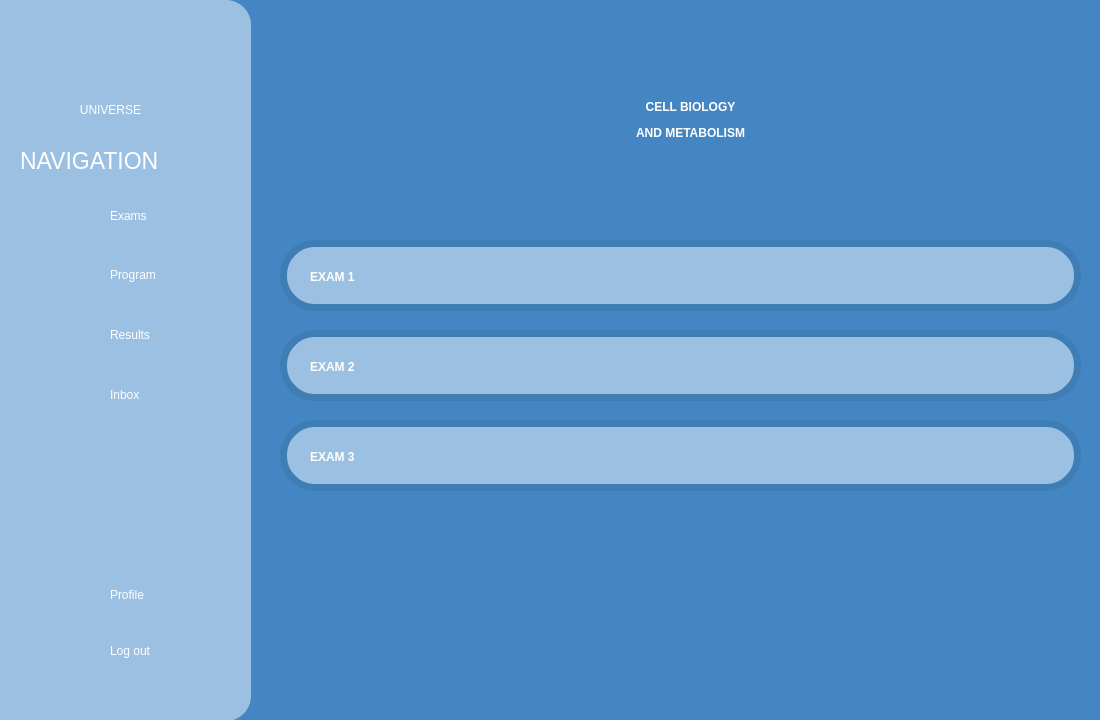
<?xml version="1.0" encoding="UTF-8"?>
<ui version="4.0">
 <class>cellBiology</class>
 <widget class="QWidget" name="cellBiology">
  <property name="geometry">
   <rect>
    <x>0</x>
    <y>0</y>
    <width>1100</width>
    <height>720</height>
   </rect>
  </property>
  <property name="windowTitle">
   <string>Form</string>
  </property>
  <widget class="QFrame" name="frame_2">
   <property name="geometry">
    <rect>
     <x>0</x>
     <y>0</y>
     <width>251</width>
     <height>721</height>
    </rect>
   </property>
   <property name="styleSheet">
    <string notr="true">background-color:rgb(155, 192, 226);
border:0px;
border-top-right-radius: 25px;
border-bottom-right-radius: 25px;</string>
   </property>
   <property name="frameShape">
    <enum>QFrame::Shape::StyledPanel</enum>
   </property>
   <property name="frameShadow">
    <enum>QFrame::Shadow::Raised</enum>
   </property>
   <widget class="QLabel" name="exams_Icon">
    <property name="geometry">
     <rect>
      <x>50</x>
      <y>190</y>
      <width>51</width>
      <height>51</height>
     </rect>
    </property>
    <property name="text">
     <string/>
    </property>
    <property name="pixmap">
     <pixmap>../assets/images/exams_icon.png</pixmap>
    </property>
    <property name="scaledContents">
     <bool>true</bool>
    </property>
   </widget>
   <widget class="QLabel" name="program_Icon">
    <property name="geometry">
     <rect>
      <x>50</x>
      <y>250</y>
      <width>51</width>
      <height>51</height>
     </rect>
    </property>
    <property name="text">
     <string/>
    </property>
    <property name="pixmap">
     <pixmap>../assets/images/program_icon.png</pixmap>
    </property>
    <property name="scaledContents">
     <bool>true</bool>
    </property>
   </widget>
   <widget class="QLabel" name="results_Icon">
    <property name="geometry">
     <rect>
      <x>50</x>
      <y>310</y>
      <width>51</width>
      <height>51</height>
     </rect>
    </property>
    <property name="text">
     <string/>
    </property>
    <property name="pixmap">
     <pixmap>../assets/images/results_icon.png</pixmap>
    </property>
    <property name="scaledContents">
     <bool>true</bool>
    </property>
   </widget>
   <widget class="QLabel" name="inbox_Icon">
    <property name="geometry">
     <rect>
      <x>50</x>
      <y>370</y>
      <width>51</width>
      <height>51</height>
     </rect>
    </property>
    <property name="text">
     <string/>
    </property>
    <property name="pixmap">
     <pixmap>../assets/images/inbox_icon.png</pixmap>
    </property>
    <property name="scaledContents">
     <bool>true</bool>
    </property>
   </widget>
   <widget class="QLabel" name="profile_Icon">
    <property name="geometry">
     <rect>
      <x>50</x>
      <y>570</y>
      <width>51</width>
      <height>51</height>
     </rect>
    </property>
    <property name="text">
     <string/>
    </property>
    <property name="pixmap">
     <pixmap>../assets/images/profile.icon.png</pixmap>
    </property>
    <property name="scaledContents">
     <bool>true</bool>
    </property>
   </widget>
   <widget class="QLabel" name="logout_Icon">
    <property name="geometry">
     <rect>
      <x>50</x>
      <y>630</y>
      <width>51</width>
      <height>51</height>
     </rect>
    </property>
    <property name="text">
     <string/>
    </property>
    <property name="pixmap">
     <pixmap resource="../resources.qrc">:/assets/images/log_out_icon.png</pixmap>
    </property>
    <property name="scaledContents">
     <bool>true</bool>
    </property>
   </widget>
   <widget class="QPushButton" name="logoutButton">
    <property name="geometry">
     <rect>
      <x>110</x>
      <y>620</y>
      <width>101</width>
      <height>61</height>
     </rect>
    </property>
    <property name="styleSheet">
     <string notr="true">font: 15pt &quot;Allerta&quot;;
color:white;
text-align:left;</string>
    </property>
    <property name="text">
     <string>Log out</string>
    </property>
   </widget>
   <widget class="QPushButton" name="examsButton">
    <property name="geometry">
     <rect>
      <x>110</x>
      <y>195</y>
      <width>71</width>
      <height>41</height>
     </rect>
    </property>
    <property name="styleSheet">
     <string notr="true">font: 15pt &quot;Allerta&quot;;
color:white;
text-align:left;</string>
    </property>
    <property name="text">
     <string>Exams</string>
    </property>
   </widget>
   <widget class="QPushButton" name="programButton">
    <property name="geometry">
     <rect>
      <x>110</x>
      <y>260</y>
      <width>111</width>
      <height>29</height>
     </rect>
    </property>
    <property name="whatsThis">
     <string>&lt;html&gt;&lt;head/&gt;&lt;body&gt;&lt;p&gt;sadas&lt;/p&gt;&lt;/body&gt;&lt;/html&gt;</string>
    </property>
    <property name="styleSheet">
     <string notr="true">font: 15pt &quot;Allerta&quot;;
color:white;
text-align:left;</string>
    </property>
    <property name="text">
     <string>Program</string>
    </property>
   </widget>
   <widget class="QPushButton" name="resultsButton">
    <property name="geometry">
     <rect>
      <x>110</x>
      <y>320</y>
      <width>91</width>
      <height>29</height>
     </rect>
    </property>
    <property name="styleSheet">
     <string notr="true">font: 15pt &quot;Allerta&quot;;
color:white;
text-align:left;</string>
    </property>
    <property name="text">
     <string>Results</string>
    </property>
   </widget>
   <widget class="QPushButton" name="inboxButton">
    <property name="geometry">
     <rect>
      <x>110</x>
      <y>380</y>
      <width>71</width>
      <height>29</height>
     </rect>
    </property>
    <property name="styleSheet">
     <string notr="true">font: 15pt &quot;Allerta&quot;;
color:white;
text-align:left;</string>
    </property>
    <property name="text">
     <string>Inbox</string>
    </property>
   </widget>
   <widget class="QPushButton" name="profileButton">
    <property name="geometry">
     <rect>
      <x>110</x>
      <y>580</y>
      <width>86</width>
      <height>29</height>
     </rect>
    </property>
    <property name="styleSheet">
     <string notr="true">font: 15pt &quot;Allerta&quot;;
color:white;
text-align:left;</string>
    </property>
    <property name="text">
     <string>Profile</string>
    </property>
   </widget>
   <widget class="QLabel" name="navigationLabel">
    <property name="geometry">
     <rect>
      <x>20</x>
      <y>130</y>
      <width>231</width>
      <height>61</height>
     </rect>
    </property>
    <property name="styleSheet">
     <string notr="true">font: 17pt;
color:white;</string>
    </property>
    <property name="text">
     <string>NAVIGATION</string>
    </property>
   </widget>
   <widget class="QLabel" name="logoIcon">
    <property name="geometry">
     <rect>
      <x>45</x>
      <y>-10</y>
      <width>141</width>
      <height>141</height>
     </rect>
    </property>
    <property name="text">
     <string/>
    </property>
    <property name="pixmap">
     <pixmap resource="../resources.qrc">:/assets/images/Logo1.png</pixmap>
    </property>
    <property name="scaledContents">
     <bool>true</bool>
    </property>
   </widget>
   <widget class="QLabel" name="label">
    <property name="geometry">
     <rect>
      <x>60</x>
      <y>100</y>
      <width>101</width>
      <height>20</height>
     </rect>
    </property>
    <property name="styleSheet">
     <string notr="true">color:white;
font: 600 12pt &quot;Crimson Text Semibold&quot;;</string>
    </property>
    <property name="text">
     <string>&lt;html&gt;&lt;head/&gt;&lt;body&gt;&lt;p align=&quot;center&quot;&gt;UNIVERSE&lt;/p&gt;&lt;/body&gt;&lt;/html&gt;</string>
    </property>
   </widget>
  </widget>
  <widget class="QLabel" name="titleLabel">
   <property name="geometry">
    <rect>
     <x>140</x>
     <y>-50</y>
     <width>1101</width>
     <height>341</height>
    </rect>
   </property>
   <property name="styleSheet">
    <string notr="true">color:white;
font-weight:bold;
font: 55pt &quot;Aura&quot;;</string>
   </property>
   <property name="text">
    <string>&lt;html&gt;&lt;head/&gt;&lt;body&gt;&lt;p align=&quot;center&quot;&gt;CELL BIOLOGY&lt;/p&gt;&lt;p align=&quot;center&quot;&gt;AND METABOLISM&lt;/p&gt;&lt;/body&gt;&lt;/html&gt;</string>
   </property>
  </widget>
  <widget class="QLabel" name="exam3">
   <property name="geometry">
    <rect>
     <x>280</x>
     <y>420</y>
     <width>801</width>
     <height>71</height>
    </rect>
   </property>
   <property name="styleSheet">
    <string notr="true">background-color:rgb(155, 192, 226);
border:7px solid #3F7DB5;
border-radius:35px;</string>
   </property>
   <property name="text">
    <string/>
   </property>
  </widget>
  <widget class="QLabel" name="exam1">
   <property name="geometry">
    <rect>
     <x>280</x>
     <y>240</y>
     <width>801</width>
     <height>71</height>
    </rect>
   </property>
   <property name="styleSheet">
    <string notr="true">background-color:rgb(155, 192, 226);
border:7px solid #3F7DB5;
border-radius:35px;</string>
   </property>
   <property name="text">
    <string/>
   </property>
  </widget>
  <widget class="QLabel" name="backgroundblue_bg">
   <property name="geometry">
    <rect>
     <x>0</x>
     <y>0</y>
     <width>1100</width>
     <height>720</height>
    </rect>
   </property>
   <property name="styleSheet">
    <string notr="true">background-color: #4486c3;</string>
   </property>
   <property name="frameShape">
    <enum>QFrame::Shape::NoFrame</enum>
   </property>
   <property name="frameShadow">
    <enum>QFrame::Shadow::Raised</enum>
   </property>
   <property name="text">
    <string/>
   </property>
   <property name="scaledContents">
    <bool>true</bool>
   </property>
   <property name="wordWrap">
    <bool>false</bool>
   </property>
  </widget>
  <widget class="QLabel" name="exam2">
   <property name="geometry">
    <rect>
     <x>280</x>
     <y>330</y>
     <width>801</width>
     <height>71</height>
    </rect>
   </property>
   <property name="styleSheet">
    <string notr="true">background-color:rgb(155, 192, 226);
border:7px solid #3F7DB5;
border-radius:35px;</string>
   </property>
   <property name="text">
    <string/>
   </property>
  </widget>
  <widget class="QPushButton" name="cellBiologyButton1">
   <property name="geometry">
    <rect>
     <x>290</x>
     <y>250</y>
     <width>781</width>
     <height>51</height>
    </rect>
   </property>
   <property name="styleSheet">
    <string notr="true">background-color:rgba(0, 0, 0, 0);
border-radius:35px;</string>
   </property>
   <property name="text">
    <string/>
   </property>
  </widget>
  <widget class="QPushButton" name="cellBiologyButton2">
   <property name="geometry">
    <rect>
     <x>290</x>
     <y>340</y>
     <width>781</width>
     <height>51</height>
    </rect>
   </property>
   <property name="styleSheet">
    <string notr="true">background-color:rgba(0, 0, 0, 0);
border-radius:35px;</string>
   </property>
   <property name="text">
    <string/>
   </property>
  </widget>
  <widget class="QPushButton" name="cellBiologyButton3">
   <property name="geometry">
    <rect>
     <x>290</x>
     <y>430</y>
     <width>781</width>
     <height>51</height>
    </rect>
   </property>
   <property name="styleSheet">
    <string notr="true">background-color:rgba(0, 0, 0, 0);
border-radius:35px;</string>
   </property>
   <property name="text">
    <string/>
   </property>
  </widget>
  <widget class="QLabel" name="Exam1Label">
   <property name="geometry">
    <rect>
     <x>310</x>
     <y>232</y>
     <width>201</width>
     <height>91</height>
    </rect>
   </property>
   <property name="whatsThis">
    <string>&lt;html&gt;&lt;head/&gt;&lt;body&gt;&lt;p&gt;EXAM 1&lt;/p&gt;&lt;/body&gt;&lt;/html&gt;</string>
   </property>
   <property name="styleSheet">
    <string notr="true">color:white;
font-weight:bold;
font: 45pt &quot;Aura&quot;;</string>
   </property>
   <property name="text">
    <string>&lt;html&gt;&lt;head/&gt;&lt;body&gt;&lt;p&gt;EXAM 1&lt;/p&gt;&lt;/body&gt;&lt;/html&gt;</string>
   </property>
  </widget>
  <widget class="QLabel" name="Exam1Label_2">
   <property name="geometry">
    <rect>
     <x>310</x>
     <y>322</y>
     <width>231</width>
     <height>91</height>
    </rect>
   </property>
   <property name="whatsThis">
    <string>&lt;html&gt;&lt;head/&gt;&lt;body&gt;&lt;p&gt;EXAM 1&lt;/p&gt;&lt;/body&gt;&lt;/html&gt;</string>
   </property>
   <property name="styleSheet">
    <string notr="true">color:white;
font-weight:bold;
font: 45pt &quot;Aura&quot;;</string>
   </property>
   <property name="text">
    <string>&lt;html&gt;&lt;head/&gt;&lt;body&gt;&lt;p&gt;EXAM 2&lt;/p&gt;&lt;/body&gt;&lt;/html&gt;</string>
   </property>
  </widget>
  <widget class="QLabel" name="Exam1Label_3">
   <property name="geometry">
    <rect>
     <x>310</x>
     <y>412</y>
     <width>211</width>
     <height>91</height>
    </rect>
   </property>
   <property name="whatsThis">
    <string>&lt;html&gt;&lt;head/&gt;&lt;body&gt;&lt;p&gt;EXAM 1&lt;/p&gt;&lt;/body&gt;&lt;/html&gt;</string>
   </property>
   <property name="styleSheet">
    <string notr="true">color:white;
font-weight:bold;
font: 45pt &quot;Aura&quot;;</string>
   </property>
   <property name="text">
    <string>&lt;html&gt;&lt;head/&gt;&lt;body&gt;&lt;p&gt;EXAM 3&lt;/p&gt;&lt;/body&gt;&lt;/html&gt;</string>
   </property>
  </widget>
  <zorder>backgroundblue_bg</zorder>
  <zorder>frame_2</zorder>
  <zorder>titleLabel</zorder>
  <zorder>exam3</zorder>
  <zorder>exam1</zorder>
  <zorder>exam2</zorder>
  <zorder>cellBiologyButton1</zorder>
  <zorder>cellBiologyButton2</zorder>
  <zorder>cellBiologyButton3</zorder>
  <zorder>Exam1Label</zorder>
  <zorder>Exam1Label_2</zorder>
  <zorder>Exam1Label_3</zorder>
 </widget>
 <resources>
  <include location="../resources.qrc"/>
 </resources>
 <connections/>
</ui>
